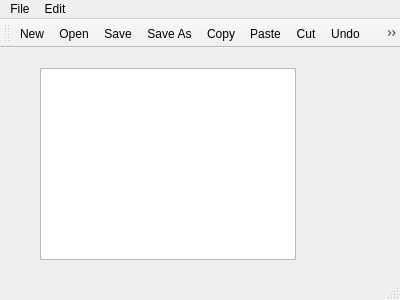
<?xml version="1.0" encoding="UTF-8"?>
<ui version="4.0">
 <class>MainWindow</class>
 <widget class="QMainWindow" name="MainWindow">
  <property name="geometry">
   <rect>
    <x>0</x>
    <y>0</y>
    <width>400</width>
    <height>300</height>
   </rect>
  </property>
  <property name="windowTitle">
   <string>MainWindow</string>
  </property>
  <widget class="QWidget" name="centralWidget">
   <widget class="QTextEdit" name="textEdit">
    <property name="geometry">
     <rect>
      <x>40</x>
      <y>20</y>
      <width>256</width>
      <height>192</height>
     </rect>
    </property>
   </widget>
  </widget>
  <widget class="QMenuBar" name="menuBar">
   <property name="geometry">
    <rect>
     <x>0</x>
     <y>0</y>
     <width>400</width>
     <height>25</height>
    </rect>
   </property>
   <widget class="QMenu" name="menuFile">
    <property name="title">
     <string>File</string>
    </property>
    <addaction name="actionNew"/>
    <addaction name="actionOpen"/>
    <addaction name="separator"/>
    <addaction name="actionSave"/>
    <addaction name="actionSave_As"/>
   </widget>
   <widget class="QMenu" name="menuEdit">
    <property name="title">
     <string>Edit</string>
    </property>
    <addaction name="actionCopy"/>
    <addaction name="actionCut"/>
    <addaction name="actionPaste"/>
    <addaction name="separator"/>
    <addaction name="actionUndo"/>
    <addaction name="actionRedo"/>
   </widget>
   <addaction name="menuFile"/>
   <addaction name="menuEdit"/>
  </widget>
  <widget class="QToolBar" name="mainToolBar">
   <attribute name="toolBarArea">
    <enum>TopToolBarArea</enum>
   </attribute>
   <attribute name="toolBarBreak">
    <bool>false</bool>
   </attribute>
   <addaction name="actionNew"/>
   <addaction name="actionOpen"/>
   <addaction name="actionSave"/>
   <addaction name="actionSave_As"/>
   <addaction name="actionCopy"/>
   <addaction name="actionPaste"/>
   <addaction name="actionCut"/>
   <addaction name="actionUndo"/>
   <addaction name="actionRedo"/>
  </widget>
  <widget class="QStatusBar" name="statusBar"/>
  <action name="actionNew">
   <property name="icon">
    <iconset resource="AppResources.qrc">
     <normaloff>:/Images/img/new.png</normaloff>:/Images/img/new.png</iconset>
   </property>
   <property name="text">
    <string>New</string>
   </property>
  </action>
  <action name="actionOpen">
   <property name="icon">
    <iconset resource="AppResources.qrc">
     <normaloff>:/Images/img/open.png</normaloff>:/Images/img/open.png</iconset>
   </property>
   <property name="text">
    <string>Open</string>
   </property>
  </action>
  <action name="actionSave">
   <property name="icon">
    <iconset resource="AppResources.qrc">
     <normaloff>:/Images/img/save.png</normaloff>:/Images/img/save.png</iconset>
   </property>
   <property name="text">
    <string>Save</string>
   </property>
  </action>
  <action name="actionSave_As">
   <property name="icon">
    <iconset resource="AppResources.qrc">
     <normaloff>:/Images/img/saveas.png</normaloff>:/Images/img/saveas.png</iconset>
   </property>
   <property name="text">
    <string>Save As</string>
   </property>
  </action>
  <action name="actionCopy">
   <property name="icon">
    <iconset resource="AppResources.qrc">
     <normaloff>:/Images/img/copy.png</normaloff>:/Images/img/copy.png</iconset>
   </property>
   <property name="text">
    <string>Copy</string>
   </property>
  </action>
  <action name="actionPaste">
   <property name="icon">
    <iconset resource="AppResources.qrc">
     <normaloff>:/Images/img/paste.png</normaloff>:/Images/img/paste.png</iconset>
   </property>
   <property name="text">
    <string>Paste</string>
   </property>
  </action>
  <action name="actionCut">
   <property name="icon">
    <iconset resource="AppResources.qrc">
     <normaloff>:/Images/img/cut.png</normaloff>:/Images/img/cut.png</iconset>
   </property>
   <property name="text">
    <string>Cut</string>
   </property>
  </action>
  <action name="actionUndo">
   <property name="icon">
    <iconset resource="AppResources.qrc">
     <normaloff>:/Images/img/undo.png</normaloff>:/Images/img/undo.png</iconset>
   </property>
   <property name="text">
    <string>Undo</string>
   </property>
  </action>
  <action name="actionRedo">
   <property name="icon">
    <iconset resource="AppResources.qrc">
     <normaloff>:/Images/img/redo.png</normaloff>:/Images/img/redo.png</iconset>
   </property>
   <property name="text">
    <string>Redo</string>
   </property>
  </action>
 </widget>
 <layoutdefault spacing="6" margin="11"/>
 <resources>
  <include location="AppResources.qrc"/>
 </resources>
 <connections/>
</ui>
